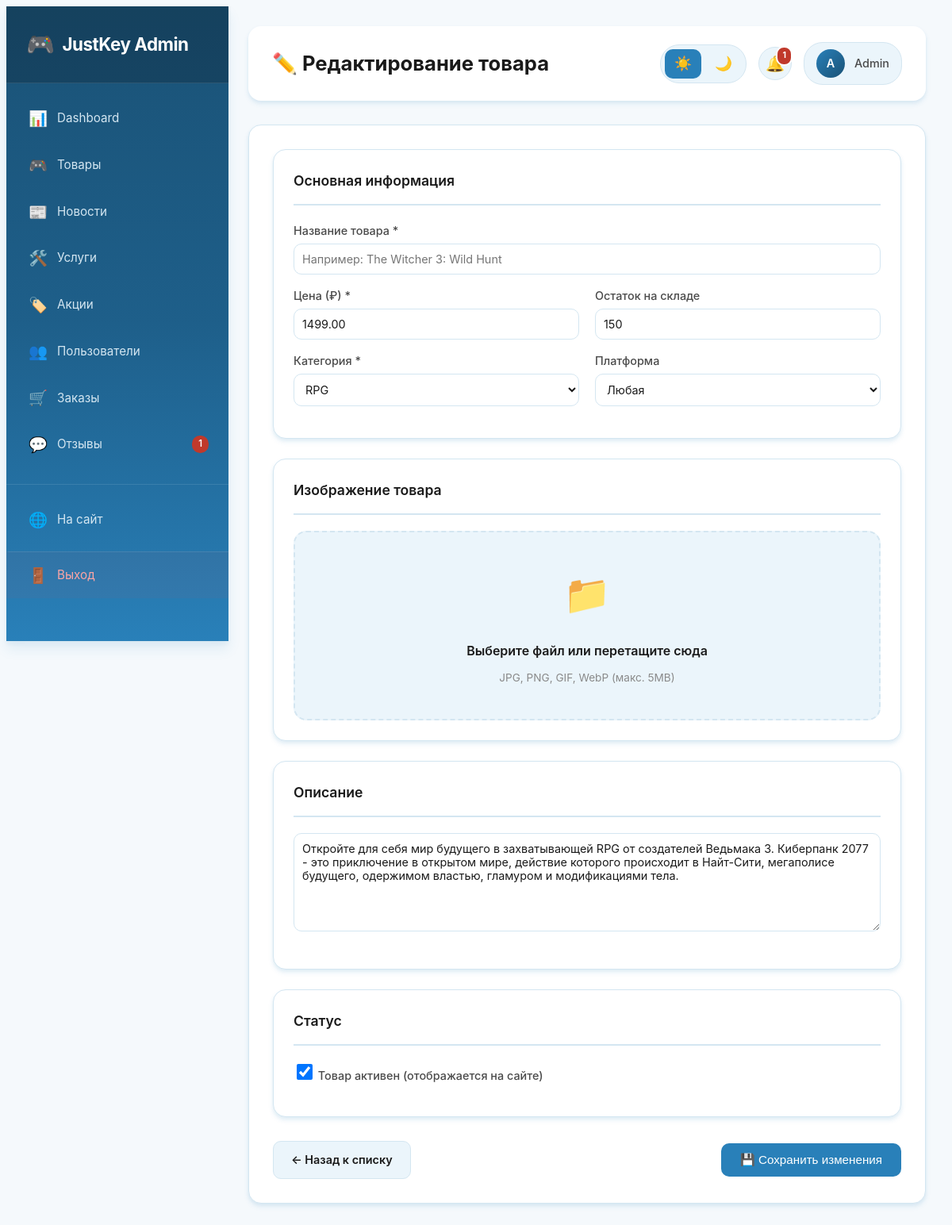
Screenshot of /admin/product-edit.php?id=1 (signed in) with the database file from the repository.
### tables this page shows
CREATE TABLE products (
    id INT AUTO_INCREMENT PRIMARY KEY,
    title VARCHAR(255) NOT NULL,
    name VARCHAR(255) NOT NULL,
    slug VARCHAR(255) UNIQUE NOT NULL,
    description TEXT NOT NULL,
    short_description VARCHAR(500),
    category_id INT,
    platform_id INT,
    platform VARCHAR(100),
    price DECIMAL(10, 2) NOT NULL,
    old_price DECIMAL(10, 2) NULL,
    discount_percent INT DEFAULT 0,
    image VARCHAR(255) NOT NULL,
    image_url VARCHAR(255),
    gallery JSON,
    stock INT DEFAULT 0,
    is_available BOOLEAN DEFAULT TRUE,
    is_active BOOLEAN DEFAULT TRUE,
    is_popular BOOLEAN DEFAULT FALSE,
    is_featured BOOLEAN DEFAULT FALSE,
    views INT DEFAULT 0,
    rating DECIMAL(3, 2) DEFAULT 0.00,
    release_date DATE,
    developer VARCHAR(255),
    publisher VARCHAR(255),
    system_requirements JSON,
    created_at TIMESTAMP DEFAULT CURRENT_TIMESTAMP,
    updated_at TIMESTAMP DEFAULT CURRENT_TIMESTAMP ON UPDATE CURRENT_TIMESTAMP,
    FOREIGN KEY (category_id) REFERENCES categories(id) ON DELETE CASCADE,
    FOREIGN KEY (platform_id) REFERENCES platforms(id) ON DELETE CASCADE,
    INDEX idx_popular (is_popular),
    INDEX idx_featured (is_featured),
    INDEX idx_price (price),
    INDEX idx_rating (rating)
);

CREATE TABLE categories (
    id INT AUTO_INCREMENT PRIMARY KEY,
    name VARCHAR(100) NOT NULL,
    slug VARCHAR(100) UNIQUE NOT NULL,
    description TEXT,
    icon VARCHAR(255),
    created_at TIMESTAMP DEFAULT CURRENT_TIMESTAMP
);

### admin/product-edit.php (the view, shortened to what this page needs)
<?php
require_once '../config.php';
$product = null;
$is_edit = false;
$id = isset($_GET['id']) ? intval($_GET['id']) : 0;
if ($id > 0) {
    $stmt = $pdo->prepare("SELECT * FROM products WHERE id = ?");
    $stmt->execute([$id]);
    $product = $stmt->fetch();
    $is_edit = true;
}
$stmt = $pdo->query("SELECT * FROM categories ORDER BY name");
$categories = $stmt->fetchAll();
?>
<!DOCTYPE html>
<html lang="ru">
<head>
    <link rel="stylesheet" href="admin-style.css">
</head>
<body class="admin-body">
<?php include 'includes/sidebar.php'; ?>
<main class="admin-main">
    <header class="admin-header">
        <h1>
            <?= $is_edit ? '✏️ Редактирование товара' : '➕ Добавить новый товар' ?>
        </h1>
        <?php include 'includes/theme-toggle.php'; ?>
    </header>
    <div class="admin-form" style="max-width: 900px;">
        <form method="POST" enctype="multipart/form-data">
            <div class="form-section">
                <h3>Основная информация</h3>
                <div class="form-row">
                    <div class="form-group">
                        <label>Название товара *</label>
                        <input type="text" name="name" value="<?= htmlspecialchars($product['name'] ?? '') ?>" required placeholder="Например: The Witcher 3: Wild Hunt">
                    </div>
                </div>
                <div class="form-row">
                    <div class="form-group">
                        <label>Цена (₽) *</label>
                        <input type="number" name="price" step="0.01" min="0" value="<?= htmlspecialchars($product['price'] ?? '') ?>" required placeholder="1999.00">
                    </div>
                    <div class="form-group">
                        <label>Остаток на складе</label>
                        <input type="number" name="stock" value="<?= htmlspecialchars($product['stock'] ?? '100') ?>" min="0" placeholder="100">
                    </div>
                </div>
                <div class="form-row">
                    <div class="form-group">
                        <label>Категория *</label>
                        <select name="category_id" required>
                            <?php foreach ($categories as $cat): ?>
                                <option value="<?= $cat['id'] ?>" <?= (isset($product['category_id']) && $product['category_id'] == $cat['id']) ? 'selected' : '' ?>>
                                    <?= htmlspecialchars($cat['name']) ?>
                                </option>
                            <?php endforeach; ?>
                        </select>
                    </div>
                    <div class="form-group">
                        <label>Платформа</label>
                        <select name="platform">
                            <option value="">Любая</option>
                        </select>
                    </div>
                </div>
            </div>
            <div class="form-section">
                <h3>Изображение товара</h3>
                <div class="image-upload-container">
                    <div class="upload-area">
                        <label for="image-upload" class="upload-label">
                            <span class="upload-icon">📁</span>
                            <span class="upload-text">Выберите файл или перетащите сюда</span>
                            <span class="upload-hint">JPG, PNG, GIF, WebP (макс. 5MB)</span>
                        </label>
                    </div>
                </div>
            </div>
            <div class="form-section">
                <h3>Описание</h3>
                <div class="form-group">
                    <textarea name="description" rows="6" placeholder="Подробное описание товара..."><?= htmlspecialchars($product['description'] ?? '') ?></textarea>
                </div>
            </div>
            <?php if ($is_edit): ?>
            <div class="form-section">
                <h3>Статус</h3>
                <div class="form-group">
                    <label class="checkbox-label">
                        <input type="checkbox" name="is_active" <?= (isset($product['is_active']) && $product['is_active'] == 1) ? 'checked' : '' ?>>
                        <span>Товар активен (отображается на сайте)</span>
                    </label>
                </div>
            </div>
            <?php endif; ?>
            <div class="form-actions">
                <a href="products.php" class="btn btn-secondary">← Назад к списку</a>
                <button type="submit" class="btn btn-primary">
                    <?= $is_edit ? '💾 Сохранить изменения' : '✨ Добавить товар' ?>
                </button>
            </div>
        </form>
    </div>
</main>
</body>
</html>

### admin/admin-style.css (style rules this page uses)
:root { --primary: #2980b9; --primary-hover: #1f6aa5; --primary-light: #d4e6f1; --secondary: #1a5276; --success: #27ae60; --success-bg: #d5f5e3; --danger: #c0392b; --danger-bg: #fadbd8; --warning: #d68910; --warning-bg: #fdebd0; --info: #2980b9; --info-bg: #d4e6f1; --bg-body: #f5f9fc; --bg-surface: #ffffff; --bg-surface-2: #ebf5fb; --bg-hover: #d4e6f1; --text-primary: #1a1a1a; --text-secondary: #4a4a4a; --text-muted: #8a8a8a; --text-inverse: #ffffff; --border: #d4e6f1; --border-light: #ebf5fb; --shadow-sm: 0 1px 2px rgba(41, 128, 185, 0.06); --shadow: 0 1px 3px rgba(41, 128, 185, 0.08), 0 1px 2px rgba(41, 128, 185, 0.04); --shadow-md: 0 4px 6px rgba(41, 128, 185, 0.1), 0 2px 4px rgba(41, 128, 185, 0.06); --shadow-lg: 0 10px 15px rgba(41, 128, 185, 0.1), 0 4px 6px rgba(41, 128, 185, 0.05); --shadow-xl: 0 20px 25px rgba(41, 128, 185, 0.12), 0 10px 10px rgba(41, 128, 185, 0.04); --sidebar-width: 280px; --sidebar-bg: linear-gradient(180deg, #1a5276 0%, #1e5f8a 50%, #2980b9 100%); --sidebar-text: #d4e6f1; --sidebar-active: rgba(41, 128, 185, 0.2); --transition-fast: 0.15s ease; --transition: 0.3s ease; --transition-slow: 0.5s ease; --radius-sm: 6px; --radius: 10px; --radius-lg: 16px; --radius-xl: 24px; }
* { box-sizing: border-box; }
.admin-body { background-color: var(--bg-body); font-family: 'Inter', 'Segoe UI', system-ui, sans-serif; color: var(--text-primary); line-height: 1.6; transition: background-color var(--transition), color var(--transition); }
.admin-main { flex: 1; margin-left: var(--sidebar-width); padding: 25px; transition: margin-left var(--transition); }
.admin-header { display: flex; justify-content: space-between; align-items: center; margin-bottom: 30px; background: var(--bg-surface); padding: 20px 30px; border-radius: var(--radius-lg); box-shadow: var(--shadow-md); position: sticky; top: 0; z-index: 50; }
.admin-header h1 { margin: 0; color: var(--text-primary); font-size: 1.6rem; font-weight: 700; display: flex; align-items: center; gap: 12px; }
.admin-form { background: var(--bg-surface); padding: 30px; border-radius: var(--radius-lg); box-shadow: var(--shadow-md); margin-bottom: 25px; border: 1px solid var(--border); }
.form-group { margin-bottom: 20px; }
.form-group label { display: block; margin-bottom: 8px; font-weight: 500; color: var(--text-primary); font-size: 0.9rem; }
.form-group input, .form-group select, .form-group textarea { width: 100%; padding: 12px 15px; border: 1px solid var(--border); border-radius: var(--radius); font-size: 0.95rem; background: var(--bg-surface); color: var(--text-primary); transition: all var(--transition-fast); font-family: inherit; }
.form-group textarea { min-height: 120px; resize: vertical; }
.form-row { display: grid; grid-template-columns: repeat(auto-fit, minmax(200px, 1fr)); gap: 20px; }
.btn { padding: 11px 22px; border: none; border-radius: var(--radius); cursor: pointer; font-size: 0.9rem; font-weight: 600; text-decoration: none; display: inline-flex; align-items: center; justify-content: center; gap: 8px; transition: all var(--transition-fast); white-space: nowrap; }
.btn-primary { background: linear-gradient(135deg, var(--primary), var(--primary-hover)); color: white; }
.btn-secondary { background: var(--bg-surface-2); color: var(--text-primary); border: 1px solid var(--border); }
.fade-in { animation: fadeIn var(--transition); }
.form-group { margin-bottom: 15px; }
.form-group label { display: block; margin-bottom: 5px; color: var(--text-secondary); font-size: 0.9rem; }
.form-group input, .form-group select, .form-group textarea { width: 100%; padding: 10px; border: 1px solid var(--border); border-radius: var(--radius); background: var(--bg-surface); color: var(--text-primary); font-size: 0.9rem; }
.form-group textarea { min-height: 100px; resize: vertical; }
.btn-primary { padding: 12px 24px; background: var(--primary); color: white; border: none; border-radius: var(--radius); font-size: 0.95rem; font-weight: 500; cursor: pointer; transition: all var(--transition-fast); }

### rows the page displays
products: price "1499.00", stock "150", category_id "RPG", description "Откройте для себя мир будущего в захватывающей RPG от создателей Ведьмака 3. Киберпанк 2077 - это приключение в открытом мире, действие которого происходит в Найт-Сити, мегаполисе будущего, одержимом властью, гламуром и модификациями тела.", is_active "☑"

### other values shown
$pending_count "1"
min($total_notifications, 99) "1"
substr($_SESSION['login'] ?? 'A', 0, 1) "A"
$_SESSION['login'] "Admin"
